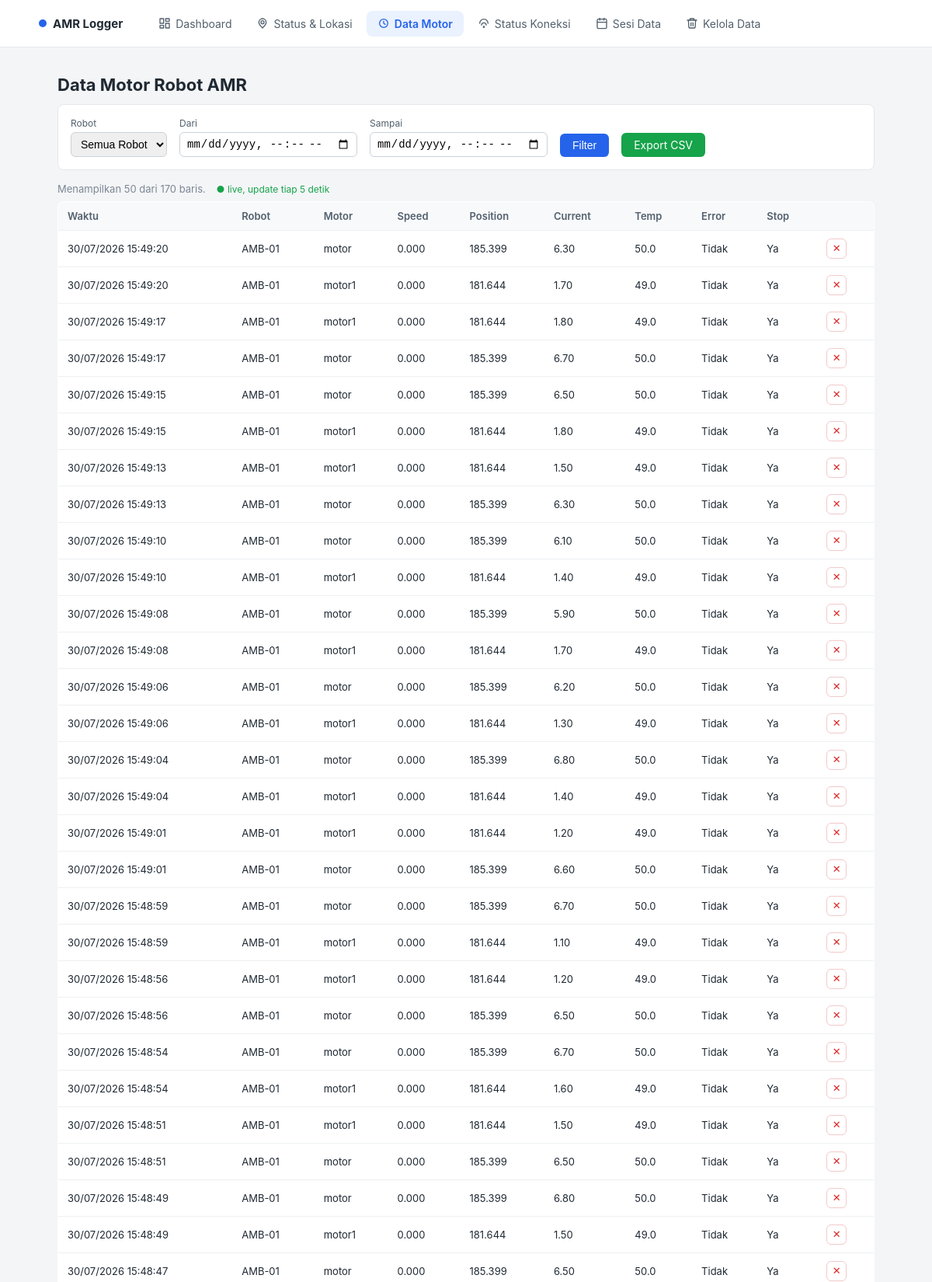
Page /amr-web/public/motor.php (upper part) on the committed database.
### tables this page shows
CREATE TABLE `robot_motor_logs` (
  `id` bigint(20) NOT NULL,
  `robot_id` int(11) NOT NULL,
  `logged_at` datetime(3) NOT NULL,
  `motor_name` varchar(50) NOT NULL,
  `motor_type` tinyint(4) DEFAULT NULL,
  `can_router` int(11) DEFAULT NULL,
  `can_id` int(11) DEFAULT NULL,
  `position` double DEFAULT NULL,
  `speed` double DEFAULT NULL,
  `current` double DEFAULT NULL,
  `voltage` double DEFAULT NULL,
  `stop` tinyint(1) DEFAULT NULL,
  `error_code` int(11) DEFAULT NULL,
  `err` tinyint(1) DEFAULT NULL,
  `emc` tinyint(1) DEFAULT NULL,
  `temperature` double DEFAULT NULL,
  `encoder` double DEFAULT NULL,
  `passive` tinyint(1) DEFAULT NULL,
  `calib` tinyint(1) DEFAULT NULL
);

CREATE TABLE `robots` (
  `id` int(11) NOT NULL,
  `robot_id_str` varchar(100) NOT NULL,
  `vehicle_id` varchar(100) DEFAULT NULL,
  `model` varchar(50) DEFAULT NULL,
  `version` varchar(30) DEFAULT NULL,
  `dsp_version` varchar(30) DEFAULT NULL,
  `map_version` varchar(30) DEFAULT NULL,
  `current_map` varchar(100) DEFAULT NULL,
  `current_ip` varchar(45) DEFAULT NULL,
  `port` int(11) DEFAULT NULL,
  `is_active` tinyint(1) NOT NULL DEFAULT 1,
  `extra_info` longtext DEFAULT NULL CHECK (json_valid(`extra_info`)),
  `last_info_synced_at` datetime DEFAULT NULL,
  `created_at` datetime NOT NULL DEFAULT current_timestamp()
);

### amr-web/includes/functions.php (called while the page is built, shortened)
<?php
function get_motor_logs(PDO $pdo, ?int $robotId, ?string $startDate, ?string $endDate, int $limit = 50, int $offset = 0): array
{
    $sql = "SELECT m.*, r.vehicle_id, r.robot_id_str
            FROM robot_motor_logs m
            JOIN robots r ON r.id = m.robot_id
            WHERE 1=1";
    $params = [];
    $sql .= " ORDER BY m.logged_at DESC LIMIT :limit OFFSET :offset";
    $stmt = $pdo->prepare($sql);
    $stmt->bindValue(":limit", $limit, PDO::PARAM_INT);
    $stmt->bindValue(":offset", $offset, PDO::PARAM_INT);
    $stmt->execute();
    return $stmt->fetchAll();
}
function count_motor_logs(PDO $pdo, ?int $robotId, ?string $startDate, ?string $endDate): int
{
    $sql = "SELECT COUNT(*) AS total FROM robot_motor_logs m WHERE 1=1";
    $params = [];
    $stmt = $pdo->prepare($sql);
    $stmt->execute();
    return (int)$stmt->fetch()["total"];
}
function format_datetime(?string $value): string
{
    return date("d/m/Y H:i:s", strtotime($value));
}
function format_number($value, int $decimals = 3): string
{
    return number_format((float)$value, $decimals);
}

### amr-web/public/motor.php (the view, shortened to what this page needs)
<?php
require_once __DIR__ . "/../config/database.php";
require_once __DIR__ . "/../includes/functions.php";
$pdo = get_db_connection();
$robotId = isset($_GET["robot_id"]) && $_GET["robot_id"] !== "" ? (int)$_GET["robot_id"] : null;
$startDate = $_GET["start_date"] ?? null;
$endDate = $_GET["end_date"] ?? null;
$page = max(1, (int)($_GET["page"] ?? 1));
$perPage = 50;
$offset = ($page - 1) * $perPage;
$motorLogs = get_motor_logs($pdo, $robotId, $startDate, $endDate, $perPage, $offset);
$totalCount = count_motor_logs($pdo, $robotId, $startDate, $endDate);
$filterParams = $_GET;
unset($filterParams["page"]);
?>
<!DOCTYPE html>
<html lang="id">
<head>
    <link rel="stylesheet" href="style.css">
</head>
<body>
<?php require_once __DIR__ . "/../includes/nav.php"; ?>
    <div class="container">
        <h1>Data Motor Robot AMR</h1>
        <form method="get" class="filter-form">
            <label>
                Robot
                <select name="robot_id">
                    <option value="">Semua Robot</option>
                </select>
            </label>
            <label>
                Dari
                <input type="datetime-local" name="start_date" value="<?= htmlspecialchars($startDate ?? "") ?>">
            </label>
            <label>
                Sampai
                <input type="datetime-local" name="end_date" value="<?= htmlspecialchars($endDate ?? "") ?>">
            </label>
            <button type="submit">Filter</button>
            <a href="export.php?type=motor&<?= http_build_query($filterParams) ?>" class="btn-export">Export CSV</a>
        </form>
        <p class="info">
            Menampilkan <span id="rowCount"><?= count($motorLogs) ?></span> dari <?= $totalCount ?> baris.
            <?php if ($page === 1): ?>
                <span class="live-indicator" id="liveIndicator">● live, update tiap 5 detik</span>
            <?php else: ?>
                <span class="live-indicator live-paused">⏸ live update nonaktif di halaman selain 1</span>
            <?php endif; ?>
        </p>
        <table>
            <thead>
                <tr>
                    <th>Waktu</th>
                    <th>Robot</th>
                    <th>Motor</th>
                    <th>Speed</th>
                    <th>Position</th>
                    <th>Current</th>
                    <th>Temp</th>
                    <th>Error</th>
                    <th>Stop</th>
                    <th></th>
                </tr>
            </thead>
            <tbody id="motorTableBody">
                <?php foreach ($motorLogs as $row): ?>
                    <tr class="<?= $row["err"] ? "row-error" : "" ?>" data-id="<?= $row["id"] ?>">
                        <td><?= format_datetime($row["logged_at"]) ?></td>
                        <td><?= htmlspecialchars($row["vehicle_id"] ?? $row["robot_id_str"]) ?></td>
                        <td><?= htmlspecialchars($row["motor_name"] ?? "-") ?></td>
                        <td><?= format_number($row["speed"]) ?></td>
                        <td><?= format_number($row["position"]) ?></td>
                        <td><?= format_number($row["current"], 2) ?></td>
                        <td><?= format_number($row["temperature"], 1) ?></td>
                        <td><?= $row["err"] ? "Ya (" . $row["error_code"] . ")" : "Tidak" ?></td>
                        <td><?= $row["stop"] ? "Ya" : "Tidak" ?></td>
                        <td><button class="btn-delete-row" data-id="<?= $row["id"] ?>" data-type="motor" title="Hapus baris ini">✕</button></td>
                    </tr>
                <?php endforeach; ?>
            </tbody>
        </table>
    </div>
</body>
</html>

### amr-web/public/style.css (style rules this page uses)
* { box-sizing: border-box; }
body { font-family: -apple-system, "Segoe UI", Arial, sans-serif; background: #f4f5f7; margin: 0; padding: 0; color: #1f2933; }
.container { max-width: 1100px; margin: 0 auto; padding: 24px; }
h1 { font-size: 22px; margin-bottom: 12px; }
.filter-form { display: flex; align-items: end; gap: 16px; flex-wrap: wrap; background: #fff; padding: 16px; border-radius: 8px; margin-bottom: 16px; border: 1px solid #e4e7eb; }
.filter-form label { display: flex; flex-direction: column; font-size: 12px; color: #52606d; gap: 4px; }
.filter-form select, .filter-form input { padding: 6px 8px; border: 1px solid #cbd2d9; border-radius: 6px; font-size: 14px; }
.filter-form button { padding: 7px 16px; background: #2563eb; color: #fff; border: none; border-radius: 6px; cursor: pointer; font-size: 14px; }
.btn-export { padding: 7px 16px; background: #16a34a; color: #fff; border-radius: 6px; text-decoration: none; font-size: 14px; }
.info { font-size: 13px; color: #7b8794; margin-bottom: 8px; }
.live-indicator { margin-left: 10px; color: #16a34a; font-size: 12px; }
table { width: 100%; border-collapse: collapse; background: #fff; border-radius: 8px; overflow: hidden; border: 1px solid #e4e7eb; }
th, td { padding: 10px 12px; text-align: left; font-size: 13px; border-bottom: 1px solid #eef0f2; }
th { background: #f8f9fb; font-weight: 600; color: #52606d; }
.btn-delete-row { background: none; border: 1px solid #f3c9c9; color: #dc2626; border-radius: 6px; width: 26px; height: 26px; line-height: 1; cursor: pointer; font-size: 13px; }

### rows in the picture
robot_motor_logs: logged_at "30/07/2026 15:49:20", robot.vehicle_id "AMB-01", motor_name "motor", speed "0.000", position "185.399", current "6.30", temperature "50.0", err "Tidak", stop "Ya"
robot_motor_logs: logged_at "30/07/2026 15:49:20", robot.vehicle_id "AMB-01", motor_name "motor1", speed "0.000", position "181.644", current "1.70", temperature "49.0", err "Tidak", stop "Ya"
robot_motor_logs: logged_at "30/07/2026 15:49:17", robot.vehicle_id "AMB-01", motor_name "motor1", speed "0.000", position "181.644", current "1.80", temperature "49.0", err "Tidak", stop "Ya"
robot_motor_logs: logged_at "30/07/2026 15:49:17", robot.vehicle_id "AMB-01", motor_name "motor", speed "0.000", position "185.399", current "6.70", temperature "50.0", err "Tidak", stop "Ya"
robot_motor_logs: logged_at "30/07/2026 15:49:15", robot.vehicle_id "AMB-01", motor_name "motor", speed "0.000", position "185.399", current "6.50", temperature "50.0", err "Tidak", stop "Ya"
robot_motor_logs: logged_at "30/07/2026 15:49:15", robot.vehicle_id "AMB-01", motor_name "motor1", speed "0.000", position "181.644", current "1.80", temperature "49.0", err "Tidak", stop "Ya"
robot_motor_logs: logged_at "30/07/2026 15:49:13", robot.vehicle_id "AMB-01", motor_name "motor1", speed "0.000", position "181.644", current "1.50", temperature "49.0", err "Tidak", stop "Ya"
robot_motor_logs: logged_at "30/07/2026 15:49:13", robot.vehicle_id "AMB-01", motor_name "motor", speed "0.000", position "185.399", current "6.30", temperature "50.0", err "Tidak", stop "Ya"
robot_motor_logs: logged_at "30/07/2026 15:49:10", robot.vehicle_id "AMB-01", motor_name "motor", speed "0.000", position "185.399", current "6.10", temperature "50.0", err "Tidak", stop "Ya"
robot_motor_logs: logged_at "30/07/2026 15:49:10", robot.vehicle_id "AMB-01", motor_name "motor1", speed "0.000", position "181.644", current "1.40", temperature "49.0", err "Tidak", stop "Ya"
robot_motor_logs: logged_at "30/07/2026 15:49:08", robot.vehicle_id "AMB-01", motor_name "motor", speed "0.000", position "185.399", current "5.90", temperature "50.0", err "Tidak", stop "Ya"
robot_motor_logs: logged_at "30/07/2026 15:49:08", robot.vehicle_id "AMB-01", motor_name "motor1", speed "0.000", position "181.644", current "1.70", temperature "49.0", err "Tidak", stop "Ya"
robot_motor_logs: logged_at "30/07/2026 15:49:06", robot.vehicle_id "AMB-01", motor_name "motor", speed "0.000", position "185.399", current "6.20", temperature "50.0", err "Tidak", stop "Ya"
robot_motor_logs: logged_at "30/07/2026 15:49:06", robot.vehicle_id "AMB-01", motor_name "motor1", speed "0.000", position "181.644", current "1.30", temperature "49.0", err "Tidak", stop "Ya"
robot_motor_logs: logged_at "30/07/2026 15:49:04", robot.vehicle_id "AMB-01", motor_name "motor", speed "0.000", position "185.399", current "6.80", temperature "50.0", err "Tidak", stop "Ya"
robot_motor_logs: logged_at "30/07/2026 15:49:04", robot.vehicle_id "AMB-01", motor_name "motor1", speed "0.000", position "181.644", current "1.40", temperature "49.0", err "Tidak", stop "Ya"
robot_motor_logs: logged_at "30/07/2026 15:49:01", robot.vehicle_id "AMB-01", motor_name "motor1", speed "0.000", position "181.644", current "1.20", temperature "49.0", err "Tidak", stop "Ya"
robot_motor_logs: logged_at "30/07/2026 15:49:01", robot.vehicle_id "AMB-01", motor_name "motor", speed "0.000", position "185.399", current "6.60", temperature "50.0", err "Tidak", stop "Ya"
robot_motor_logs: logged_at "30/07/2026 15:48:59", robot.vehicle_id "AMB-01", motor_name "motor", speed "0.000", position "185.399", current "6.70", temperature "50.0", err "Tidak", stop "Ya"
robot_motor_logs: logged_at "30/07/2026 15:48:59", robot.vehicle_id "AMB-01", motor_name "motor1", speed "0.000", position "181.644", current "1.10", temperature "49.0", err "Tidak", stop "Ya"
robot_motor_logs: logged_at "30/07/2026 15:48:56", robot.vehicle_id "AMB-01", motor_name "motor1", speed "0.000", position "181.644", current "1.20", temperature "49.0", err "Tidak", stop "Ya"
robot_motor_logs: logged_at "30/07/2026 15:48:56", robot.vehicle_id "AMB-01", motor_name "motor", speed "0.000", position "185.399", current "6.50", temperature "50.0", err "Tidak", stop "Ya"
robot_motor_logs: logged_at "30/07/2026 15:48:54", robot.vehicle_id "AMB-01", motor_name "motor", speed "0.000", position "185.399", current "6.70", temperature "50.0", err "Tidak", stop "Ya"
robot_motor_logs: logged_at "30/07/2026 15:48:54", robot.vehicle_id "AMB-01", motor_name "motor1", speed "0.000", position "181.644", current "1.60", temperature "49.0", err "Tidak", stop "Ya"
robot_motor_logs: logged_at "30/07/2026 15:48:51", robot.vehicle_id "AMB-01", motor_name "motor1", speed "0.000", position "181.644", current "1.50", temperature "49.0", err "Tidak", stop "Ya"
robot_motor_logs: logged_at "30/07/2026 15:48:51", robot.vehicle_id "AMB-01", motor_name "motor", speed "0.000", position "185.399", current "6.50", temperature "50.0", err "Tidak", stop "Ya"
robot_motor_logs: logged_at "30/07/2026 15:48:49", robot.vehicle_id "AMB-01", motor_name "motor", speed "0.000", position "185.399", current "6.80", temperature "50.0", err "Tidak", stop "Ya"
robot_motor_logs: logged_at "30/07/2026 15:48:49", robot.vehicle_id "AMB-01", motor_name "motor1", speed "0.000", position "181.644", current "1.50", temperature "49.0", err "Tidak", stop "Ya"
robot_motor_logs: logged_at "30/07/2026 15:48:47", robot.vehicle_id "AMB-01", motor_name "motor", speed "0.000", position "185.399", current "6.50", temperature "50.0", err "Tidak", stop "Ya"

### other values in the picture
$item["label"] "Dashboard"
$item["label"] "Status & Lokasi"
$item["label"] "Data Motor"
$item["label"] "Status Koneksi"
$item["label"] "Sesi Data"
$item["label"] "Kelola Data"
count($motorLogs) "50"
$totalCount "170"
